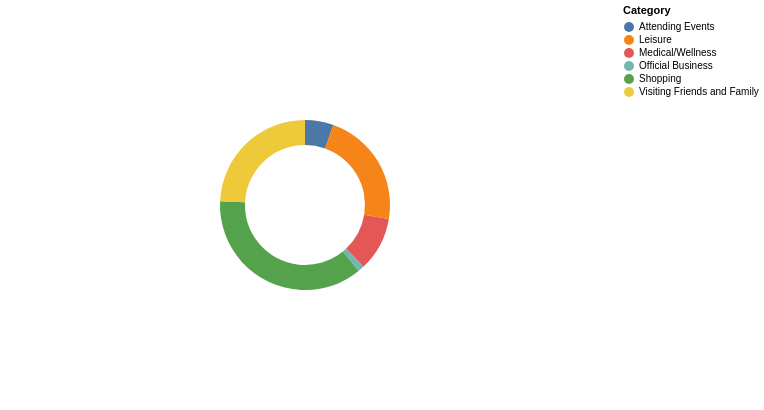

Here is the Vega-Lite specification saved for this chart:
### Vega-Lite specification from a JSON file in a GitHub repository (floating-point values rounded to 4 significant figures)
{"$schema": "https://vega.github.io/schema/vega-lite/v5.json", "width": 600, "height": 400, "data": {"values": [{"Category": "Official Business", "Value": 1.2}, {"Category": "Attending Events", "Value": 5.4}, {"Category": "Medical/Wellness", "Value": 10.3}, {"Category": "Leisure", "Value": 22.1}, {"Category": "Shopping", "Value": 36.4}, {"Category": "Visiting Friends and Family", "Value": 24.2}]}, "encoding": {"color": {"field": "Category", "type": "nominal"}, "theta": {"field": "Value", "type": "quantitative"}, "tooltip": [{"field": "Category", "title": "Purpose of Visit"}, {"field": "Value", "title": "Percentage", "format": ".1f"}]}, "mark": {"type": "arc", "innerRadius": 60, "outerRadius": 85, "tooltip": true}}
